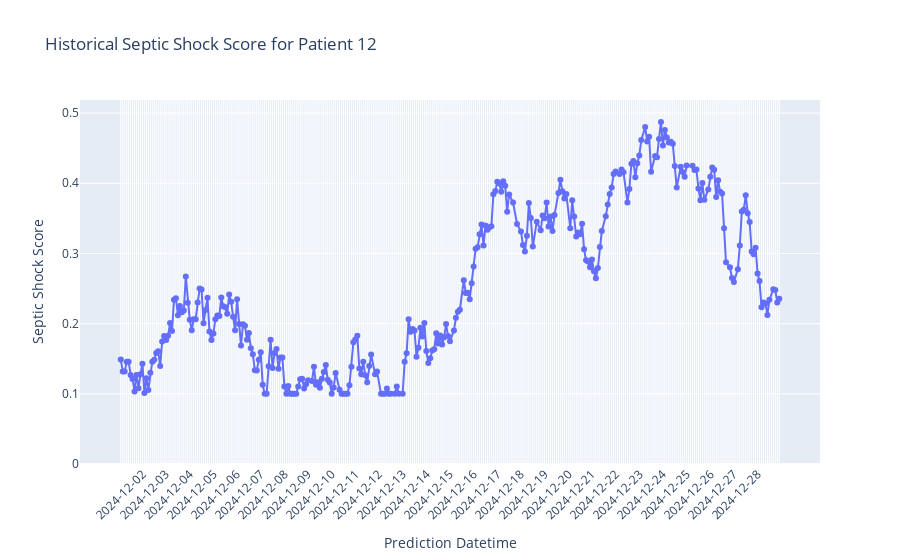

Notebook source saved alongside this figure:
### Markdown cell above
# Plot histories

### Code cell
import plotly.graph_objects as go

# Filter the data for a specific patient
patient_id = 12  # Replace with the desired PatientID
patient_data = df_simulation[df_simulation["PatientID"] == patient_id]

# Create the plot
fig = go.Figure()

fig.add_trace(
    go.Scatter(
        x=patient_data["prediction_datetime"],
        y=patient_data["septic_shock_score"],
        mode="lines+markers",
        name=f"Patient {patient_id} Septic Shock Score"
    )
)

# Define x-axis ticks and labels
tick_vals = pd.date_range(
    start=patient_data["prediction_datetime"].min(),
    end=patient_data["prediction_datetime"].max(),
    freq="2H"
)

tick_text = [
    dt.strftime("%Y-%m-%d") if dt.hour == 0 else "" for dt in tick_vals
]

# Update layout to include date labels at boundaries and ticks for 2-hour intervals
fig.update_layout(
    title=f"Historical Septic Shock Score for Patient {patient_id}",
    xaxis_title="Prediction Datetime",
    yaxis_title="Septic Shock Score",
    xaxis=dict(
        tickvals=tick_vals,      # Set tick positions
        ticktext=tick_text,      # Set tick labels (date boundary only)
        tickangle=-45,           # Rotate date labels for readability
        showgrid=True,           # Show grid lines
        dtick="M7200000",        # Maintain 2-hour intervals
    ),
    yaxis=dict(
        rangemode="tozero",  # Ensure the y-axis starts at zero
        showgrid=True,
    ),
    hovermode="x unified",  # Show a single hover label for x-axis
)

# Show the plot
fig.show()

### Figure 1 — Plotly figure (JSON) as saved in the notebook; plotly's stock layout.template omitted (floating-point values rounded to 4 significant figures; data arrays with more than 128 entries replaced by an {"elided": "..."} marker saying what was removed)
{"data": [{"mode": "lines+markers", "name": "Patient 12 Septic Shock Score", "type": "scatter", "x": {"elided": "308 str values"}, "y": {"elided": "308 float values"}}], "layout": {"hovermode": "x unified", "title": {"text": "Historical Septic Shock Score for Patient 12"}, "xaxis": {"dtick": "M7200000", "showgrid": true, "tickangle": -45, "ticktext": {"elided": "335 str values"}, "tickvals": {"elided": "335 str values"}, "title": {"text": "Prediction Datetime"}}, "yaxis": {"rangemode": "tozero", "showgrid": true, "title": {"text": "Septic Shock Score"}}}}
